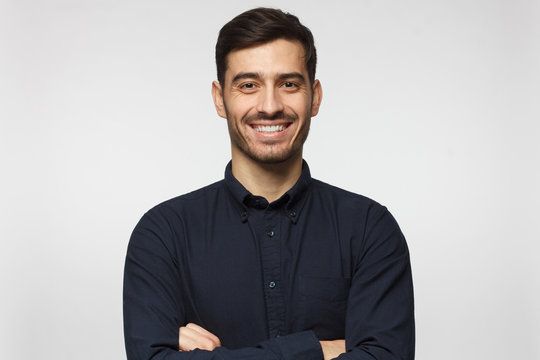
#> input picture Images/persons2.jpg, 540 x 360 px, found by its file name
$ python Image_manipulation.py   (older library calls are emulated)
#> lines starting #> are read from the running program, lines starting #| are printed output that depends on the picture; after the words box and inside, x2 and y2 are one past the last pixel; in counts of white or black regions, pixels touching at a corner belong together
import cv2
import numpy as np
import matplotlib.pyplot as plt

def edge_detection(image_path):
    image = cv2.imread(image_path, cv2.IMREAD_GRAYSCALE)
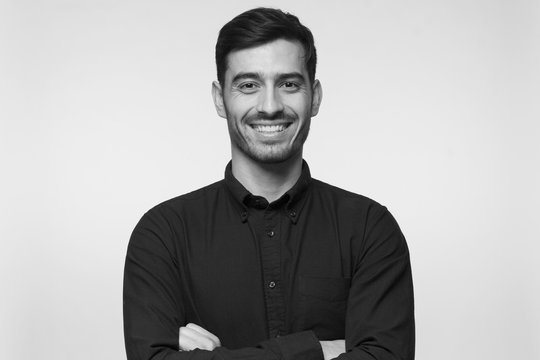
#> image: shape (360, 540); min 0, max 255, mean 173.6
    sobelx = cv2.Sobel(image, cv2.CV_64F, 1, 0, ksize=5)
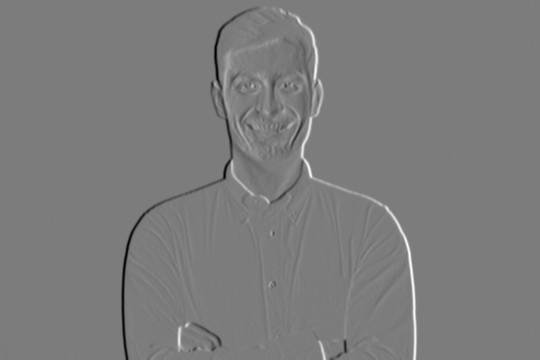
#> sobelx: shape (360, 540) float64; min -9718, max 10165, mean -1.6; drawn with min black and max white
    sobely = cv2.Sobel(image, cv2.CV_64F, 0, 1, ksize=5)
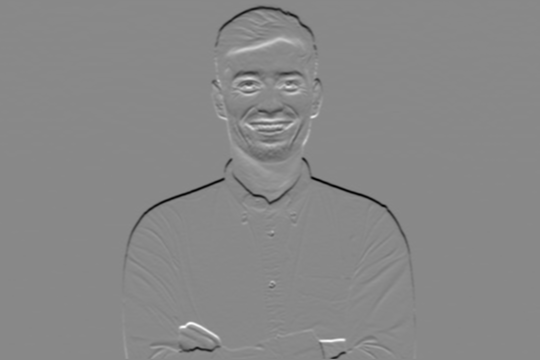
#> sobely: shape (360, 540) float64; min -9777, max 8444, mean -33.1; drawn with min black and max white
    edges = cv2.Canny(image, 100, 200)
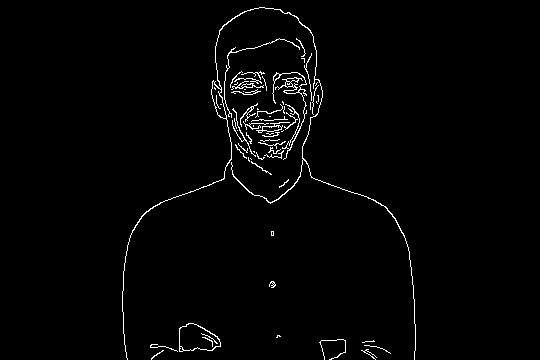
#> edges: shape (360, 540); 1.7% white in thin lines or dots, all inside (x1, y1, x2, y2) = (122, 7, 416, 360)
    plt.subplot(1, 3, 1), plt.imshow(sobelx, cmap='gray'), plt.title('Sobel X')
    plt.subplot(1, 3, 2), plt.imshow(sobely, cmap='gray'), plt.title('Sobel Y')
    plt.subplot(1, 3, 3), plt.imshow(edges, cmap='gray'), plt.title('Canny Edges')
    plt.show()

# [100 lines left out: functions morphological_operations, perspective_transformation, image_pyramids, cropping, resize_interpolations, thresholding and 4 more, not called in this run]


edge_detection("G:\ML Nagpur\Event 2\Images\persons2.jpg")
# [10 lines of commented-out code are left out]
